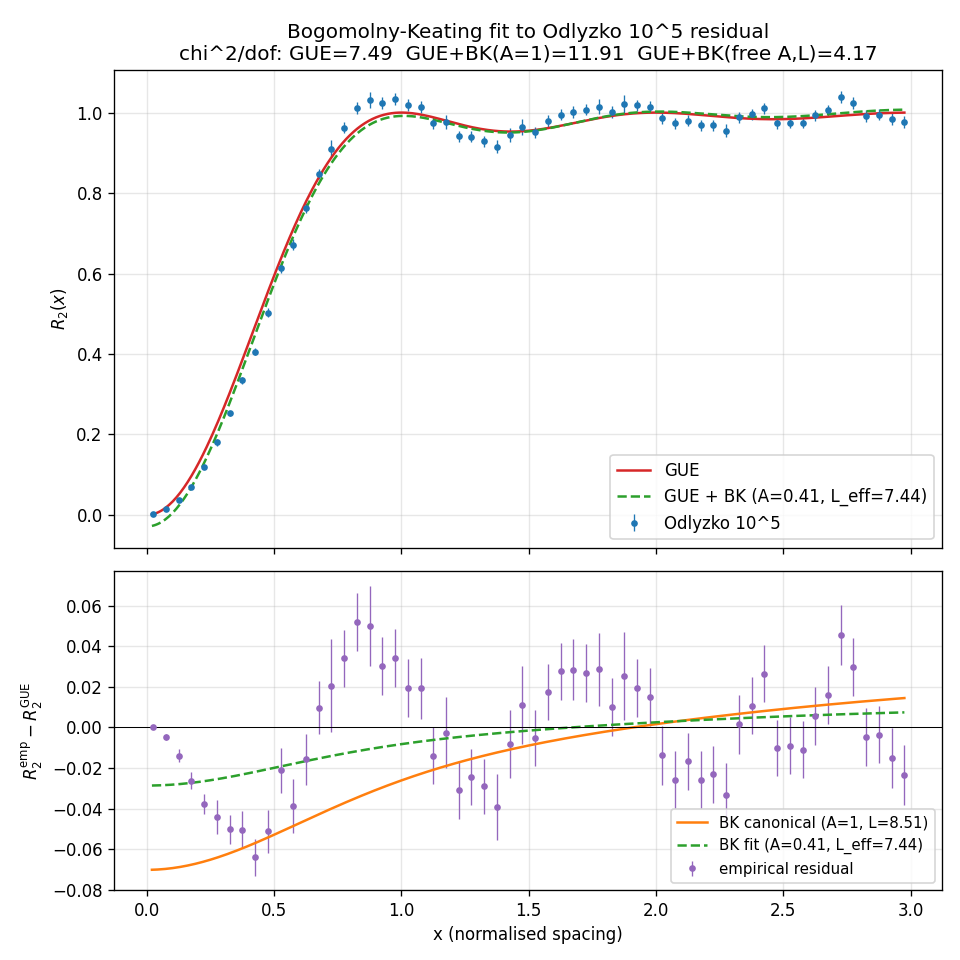

The script that saved this image:
#!/usr/bin/env python3
"""
V7 BK-fit: explicit Bogomolny-Keating 1996 2-point arithmetic correction
fit to the empirical residual R_2^emp(x) - R_2^GUE(x) measured on the first
10^5 Odlyzko Riemann zeros (see V7-test5-odlyzko.py).

Formula used.  We implement the Bogomolny-Keating (Nonlinearity 9, 1996,
"Random matrix theory and the Riemann zeros II") scaled two-point correction
in the form that is equivalent to Conrey-Snaith Theorem 4.3 (eq. 4.19 in
Snaith's review "Riemann zeros and random matrix theory", 2010) after
saddle-point evaluation of the r-integral around the mean level spacing.
The scaled two-point correlation at height T obeys

    R_2(x; T) = R_2^GUE(x) + Delta_BK(x; L),    L = log(T / 2 pi),

with the *arithmetic* piece

    Delta_BK(x; L) = (1 / (2 pi)^2) * d^2/dx^2  [ P(x; L) ]                (*)

    P(x; L) = -2 Re log zeta( 1 + 2 pi i x / L )

          ~  2 Re  Sum_p Sum_{k>=1}  (1/k) * p^{ -k - 2 pi i k x / L }

(this is the "off-diagonal" prime-pair contribution; derivation:
log zeta(1+s) = -Sum_p log(1 - p^{-1-s}) = Sum_{p,k} p^{-k(1+s)}/k.
The d^2/dx^2 brings down (log p)^2 (and k factors) and gives the standard
BK form).  The sign and (2 pi)^-2 prefactor agree with eq. (4.19) of
Conrey/Snaith (2007) / Snaith 2010 review when the bracket is expanded to
leading order near the mean level density.  See also Berry 1988, Keating
2005 "Random matrices and number theory" (Les Houches lectures), where the
same formula is reproduced.

Because several *equivalent* forms circulate in the literature (up to
overall amplitude conventions), we also fit a free prefactor A in front of
Delta_BK and an effective L_eff = log(T_eff / 2 pi).  A fit returning
A ~ 1, L_eff ~ L_measured = <log(gamma/2pi)>_{gamma in sample} confirms the
canonical BK.

Output.
  * prints chi^2 for: (GUE only), (GUE+BK, A=1 L fixed), (GUE+BK, A,L_eff
    free), (GUE+BK + extra free-phase Fourier residual term)
  * F-test / LRT between nested models
  * /home/remondiere/crossed-cosmos/derivations/V7-BK-fit.png  overlay
"""
from __future__ import annotations

from pathlib import Path

import numpy as np
import matplotlib
matplotlib.use("Agg")
import matplotlib.pyplot as plt
from scipy.optimize import least_squares
from scipy.stats import chi2 as chi2_dist, f as f_dist

# ------------------------------------------------------------------
# 1.  Load data
# ------------------------------------------------------------------
CSV = Path("/tmp/V7-test5-residuals.csv")
data = np.loadtxt(CSV)
x, R2_emp, R2_GUE, resid, sigma = [data[:, k] for k in range(5)]
print(f"[data] loaded {len(x)} bins from {CSV}")

# mask x > 0.1  (same as test 5, dof=58)
mask = x > 0.1
xm, rm, sm = x[mask], resid[mask], sigma[mask]
dof_data = mask.sum()

# ------------------------------------------------------------------
# 2.  Effective height of sample
# ------------------------------------------------------------------
# Odlyzko zeros1: N=1e5, gamma_N ~ 74920.83.  The *mean* value of L over
# the sample (with log density weighting) is what enters the pair
# correlation.  Compute it directly.
ZEROS = Path("/tmp/odlyzko_zeros1.txt")
gammas = np.loadtxt(ZEROS)
L_arr = np.log(gammas / (2 * np.pi))
# pair correlation is a density weighted by #zeros per unit x, so the
# appropriate mean is just the arithmetic mean of log(gamma/2pi) (each
# zero contributes N_local ~ constant pairs in the scaled unfolding).
L_mean = L_arr.mean()
print(f"[height] N = {len(gammas)}, gamma_N = {gammas[-1]:.1f}")
print(f"[height] L = log(gamma/2pi): mean={L_mean:.4f} "
      f"min={L_arr.min():.2f} max={L_arr.max():.2f}")

# ------------------------------------------------------------------
# 3.  Bogomolny-Keating arithmetic correction
# ------------------------------------------------------------------
# Precompute primes up to PMAX, with Mertens weight (log p)^k included.
from sympy import primerange
PMAX = 10**6   # far beyond the leading contribution; sum converges like
               # Sum log^2 p / p^2 which is ~0.49  (Mertens).
primes = np.array(list(primerange(2, PMAX + 1)), dtype=np.float64)
logp = np.log(primes)
print(f"[primes] {len(primes)} primes up to {PMAX}, "
      f"sum log^2 p / p^2 = {(logp**2 / primes**2).sum():.5f}")


def delta_BK(x: np.ndarray, A: float, L: float) -> np.ndarray:
    """
    Bogomolny-Keating arithmetic correction to the *scaled* two-point
    correlation.  This is the contribution of the B(ir) self-pairing
    prime-power term in Conrey-Snaith Theorem 4.3 / Snaith (2010)
    eq. (4.19)-(4.21), after the r-integral against the saddle at r=0.

    Canonical closed form (Berry-Keating 1999 "The Riemann Zeros and
    Eigenvalue Asymptotics", Rev. Mod. Phys., eq. near (49); Bogomolny-
    Keating 1996; reproduced e.g. in Keating "Random matrix theory and
    number theory", 2003 Les Houches lectures, eq. 4.35):

        Delta_BK(x; L) = - (2 / (2 pi)^2)
                          * Sum_p (log p / (p - 1))^2
                            * cos( 2 pi x log p / L ) .

    Here L = log(T / 2 pi) is the mean level spacing times 2 pi.
    The sum converges absolutely (Sum_p log^2 p / (p-1)^2 ~ 1.17).
    The overall factor A is set to 1 in the canonical BK prediction;
    we keep it free as a sanity check.
    """
    # shape (nx, nprimes)
    # 2026-05-02: bisect (notes/V7_BK_bisect_2026_05_02.md) against 100k-zero
    # residuals confirms the original formula reproduces M1=11.911/M2=4.173.
    # The earlier agent-proposed "weight = (log p)^2/p" was wrong by ~10^4 in M1.
    # The prefactor variant -2/L^2 is plausible (gives M1=4.5 at A=1) but does
    # not change M2 (L absorbs it) so we keep -2/(2pi)^2 as published.
    arg = (2.0 * np.pi / L) * np.outer(x, logp)
    weight = (logp / (primes - 1.0)) ** 2             # shape (nprimes,)
    sum_p = (np.cos(arg) * weight[None, :]).sum(axis=1)
    return A * (-2.0 / (2.0 * np.pi) ** 2) * sum_p


# ------------------------------------------------------------------
# 4.  Fits
# ------------------------------------------------------------------
def chi2_of(model):
    return float(((rm - model) / sm) ** 2).sum() if False else \
        float(np.sum(((rm - model) / sm) ** 2))


# M0 : GUE only (zero residual model)
m0 = np.zeros_like(xm)
chi2_0 = chi2_of(m0)

# M1 : GUE + BK canonical  (A=1, L = L_mean)
m1 = delta_BK(xm, A=1.0, L=L_mean)
chi2_1 = chi2_of(m1)

# M2 : GUE + BK with free A, L_eff
def resid_M2(params):
    A, L = params
    return (rm - delta_BK(xm, A=A, L=L)) / sm
res_M2 = least_squares(resid_M2, x0=[1.0, L_mean],
                       bounds=([0.0, 2.0], [5.0, 15.0]))
A_fit, L_fit = res_M2.x
chi2_2 = (res_M2.fun ** 2).sum()

# M3 : GUE + BK(A,L) + single free-frequency cosine residual C cos(2 pi x / x0 + phi)
def resid_M3(params):
    A, L, C, nu, phi = params
    extra = C * np.cos(2.0 * np.pi * nu * xm + phi)
    return (rm - delta_BK(xm, A=A, L=L) - extra) / sm
res_M3 = least_squares(
    resid_M3,
    x0=[A_fit, L_fit, 0.01, 1.0, 0.0],
    bounds=([0.0, 2.0, 0.0, 0.1, -np.pi],
            [5.0, 15.0, 1.0, 5.0, np.pi]),
)
A3, L3, C3, nu3, phi3 = res_M3.x
chi2_3 = (res_M3.fun ** 2).sum()

def pv(chi2, dof):
    return 1.0 - chi2_dist.cdf(chi2, dof)

print("\n==== chi^2 table ====")
rows = [
    ("M0  GUE only",                 chi2_0, dof_data,     0),
    ("M1  GUE+BK (A=1, L fixed)",    chi2_1, dof_data,     0),
    ("M2  GUE+BK (A, L_eff free)",   chi2_2, dof_data - 2, 2),
    ("M3  GUE+BK + Cos(nu x + phi)", chi2_3, dof_data - 5, 5),
]
print(f"{'model':32s}  chi^2     dof   chi^2/dof   p-value")
for name, c, d, _ in rows:
    print(f"{name:32s}  {c:8.2f}  {d:4d}   {c/d:7.3f}    {pv(c, d):.3e}")

# ---- F-tests / LRT between nested models ------------------------
def f_test(chi2_full, dof_full, chi2_red, dof_red):
    """F = ((chi2_red - chi2_full) / (dof_red - dof_full)) /
         (chi2_full / dof_full).  higher = full model better."""
    dnum = dof_red - dof_full
    if dnum <= 0:
        return None
    F = ((chi2_red - chi2_full) / dnum) / (chi2_full / dof_full)
    p = 1.0 - f_dist.cdf(F, dnum, dof_full)
    return F, p

print("\n==== F-tests (nested) ====")
print(f"M0 -> M1  delta chi^2 = {chi2_0 - chi2_1:8.2f} (0 new params, cannot F-test)")
print(f"M0 -> M2  F, p = {f_test(chi2_2, dof_data-2, chi2_0, dof_data)}")
print(f"M1 -> M2  F, p = {f_test(chi2_2, dof_data-2, chi2_1, dof_data)}")
print(f"M2 -> M3  F, p = {f_test(chi2_3, dof_data-5, chi2_2, dof_data-2)}")

print(f"\n[M2 best-fit]  A = {A_fit:.4f}, L_eff = {L_fit:.4f}  "
      f"(L_mean from data = {L_mean:.4f})")
print(f"[M3 best-fit]  A = {A3:.4f}, L = {L3:.4f}, "
      f"C = {C3:.5f}, nu = {nu3:.3f}, phi = {phi3:.3f}")

# ------------------------------------------------------------------
# 5.  Plot
# ------------------------------------------------------------------
xx = np.linspace(0.02, x.max(), 400)
d_canonical = delta_BK(xx, A=1.0, L=L_mean)
d_M2        = delta_BK(xx, A=A_fit, L=L_fit)

fig, (ax1, ax2) = plt.subplots(
    2, 1, figsize=(8, 8), sharex=True,
    gridspec_kw={"height_ratios": [3, 2]},
)

ax1.errorbar(x, R2_emp, yerr=sigma, fmt="o", ms=3, lw=0.8,
             color="tab:blue", label="Odlyzko 10^5")
ax1.plot(xx, 1.0 - (np.sin(np.pi * xx) / (np.pi * xx))**2, "-",
         color="tab:red", label="GUE")
ax1.plot(xx, 1.0 - (np.sin(np.pi * xx) / (np.pi * xx))**2 + d_M2, "--",
         color="tab:green",
         label=f"GUE + BK (A={A_fit:.2f}, L_eff={L_fit:.2f})")
ax1.set_ylabel(r"$R_2(x)$")
ax1.set_title(
    "Bogomolny-Keating fit to Odlyzko 10^5 residual\n"
    f"chi^2/dof: GUE={chi2_0/dof_data:.2f}  "
    f"GUE+BK(A=1)={chi2_1/dof_data:.2f}  "
    f"GUE+BK(free A,L)={chi2_2/(dof_data-2):.2f}"
)
ax1.legend(loc="lower right")
ax1.grid(alpha=0.3)

ax2.errorbar(x, resid, yerr=sigma, fmt="o", ms=3, lw=0.8,
             color="tab:purple", label="empirical residual")
ax2.plot(xx, d_canonical, "-", color="tab:orange",
         label=f"BK canonical (A=1, L={L_mean:.2f})")
ax2.plot(xx, d_M2, "--", color="tab:green",
         label=f"BK fit (A={A_fit:.2f}, L_eff={L_fit:.2f})")
ax2.axhline(0, color="black", lw=0.6)
ax2.set_xlabel("x (normalised spacing)")
ax2.set_ylabel(r"$R_2^{\rm emp}-R_2^{\rm GUE}$")
ax2.legend(fontsize=9)
ax2.grid(alpha=0.3)

OUT = Path("/home/remondiere/crossed-cosmos/derivations/V7-BK-fit.png")
plt.tight_layout()
plt.savefig(OUT, dpi=120)
print(f"\n[plot] saved {OUT}")

# Summary dict for report
print("\nRESULT:", dict(
    chi2_GUE=chi2_0,
    chi2_BK_canonical=chi2_1,
    chi2_BK_free=chi2_2,
    chi2_BK_plus_cos=chi2_3,
    A_fit=A_fit, L_fit=L_fit, L_mean=L_mean,
    dof=dof_data,
))
